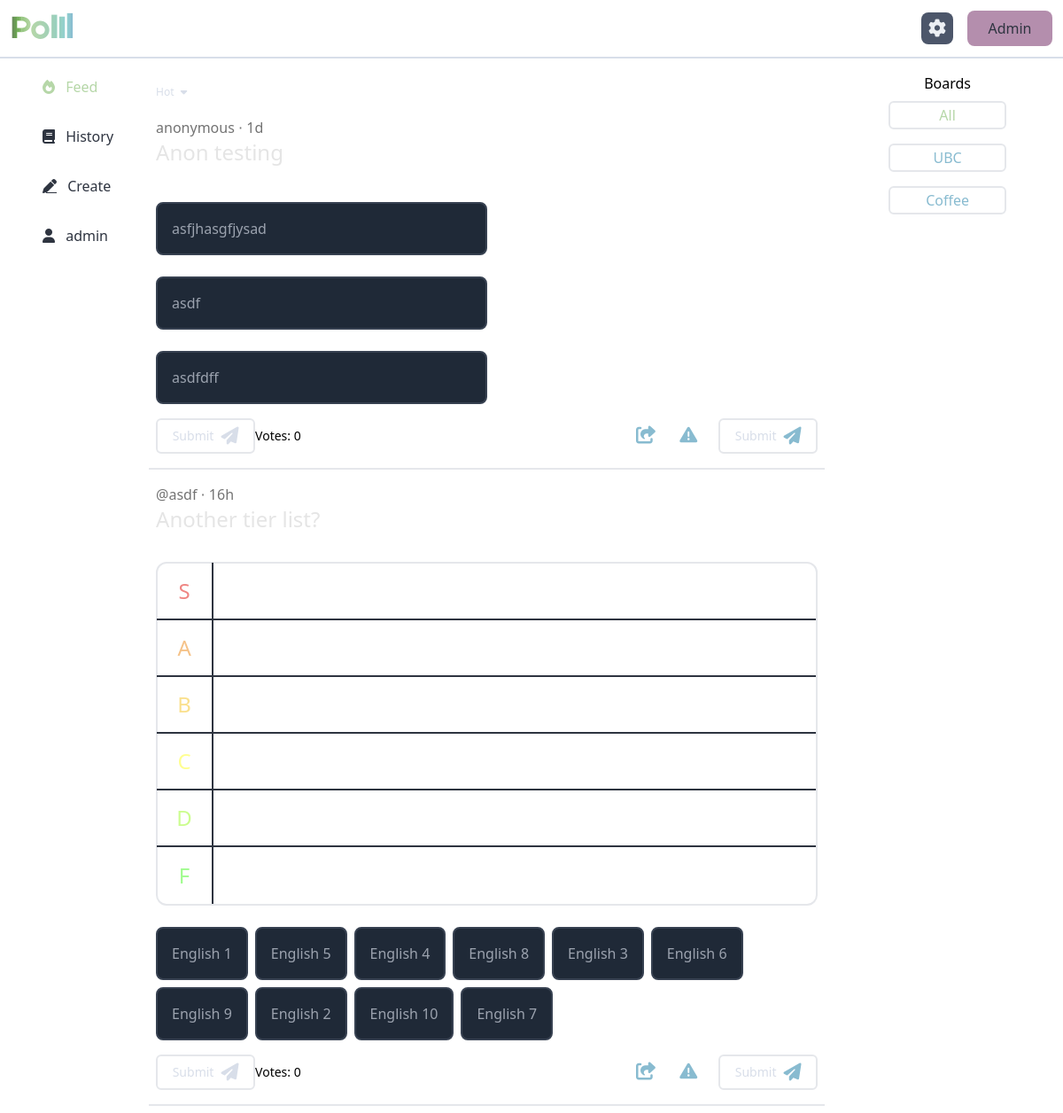
/feed (signed in), run on the app's committed database.
### tables this page shows
CREATE TABLE poll (
	id INTEGER PRIMARY KEY, 
	creator_id INTEGER NOT NULL, 
	question TEXT NOT NULL, 
	poll_type TEXT NOT NULL, 
	date_created DATETIME NOT NULL, 
  is_anonymous BOOLEAN NOT NULL CHECK (is_anonymous IN (0, 1)), 
  is_active BOOLEAN NOT NULL CHECK (is_active IN (0, 1)), 
  FOREIGN KEY (creator_id) REFERENCES user (id)
);

CREATE TABLE poll_answer (
	id INTEGER PRIMARY KEY, 
	poll_id INTEGER NOT NULL, 
	answer TEXT NOT NULL, 
  FOREIGN KEY (poll_id) REFERENCES poll (id)
);

CREATE TABLE user (
	id INTEGER PRIMARY KEY, 
	username TEXT NOT NULL, 
	email TEXT UNIQUE NOT NULL, 
	account_created DATETIME NOT NULL, 
	last_online DATETIME NOT NULL, 
  last_poll_created DATETIME,
  next_poll_allowed DATETIME
);

CREATE TABLE board (
  id INTEGER PRIMARY KEY,
  name TEXT NOT NULL
);

### polll/home.py (the view)
@home.route("/feed")
@requires_auth
def feed():
    board = request.args.get("board") or "All"
    order = request.args.get("order") or "hot"
    db = get_db()
    cur = db.cursor()
    board_query = "SELECT id FROM board WHERE name=?"
    res = cur.execute(board_query, (board,)).fetchone()
    board_id = dict(res)["id"] if res else "1"
    id_query = """
    SELECT poll.id
    FROM poll
    INNER JOIN poll_board ON poll_id=poll.id
    WHERE board_id = ? AND creator_id != ? AND is_active = 1
    EXCEPT SELECT poll_id FROM (
        SELECT DISTINCT poll_id
        FROM response
        WHERE response.user_id = ?
        UNION
        SELECT DISTINCT poll_id
        FROM report
        WHERE report.creator_id = ?
    )
    """
    user_id = session["user"]["id"]
    res = cur.execute(id_query, (board_id, user_id, user_id, user_id))
    ids = [response["id"] for response in res.fetchall()]
    polls = [query_poll_details(id) for id in ids]
    if order == "hot":
        polls = sorted(polls, key=lambda p: popularity(p), reverse=True)
    if order == "top":
        polls = sorted(polls, key=lambda p: p["votes"], reverse=True)
    if order == "new":
        polls = sorted(polls, key=lambda p: p["date_created"], reverse=True)
    query = "SELECT * FROM board"
    boards = [dict(b) for b in cur.execute(query).fetchall()]
    session["admin"] = False
    session["tab"] = "feed"
    session["board"] = board
    session["feed"] = order
    return render_template("home/feed.html", session=session, polls=polls, boards=boards)

### polll/auth.py (called while the page is built)
def requires_auth(f):
    @wraps(f)
    def decorated(*args, **kwargs):
        if not session["user"]:
            return redirect(url_for('home.index'))
        return f(*args, **kwargs)
    return decorated

### polll/db.py (called while the page is built)
def get_db():
    if "db" not in g:
        g.db = sqlite3.connect(
            current_app.config["DATABASE"],
            detect_types=sqlite3.PARSE_DECLTYPES
        )
        g.db.row_factory = sqlite3.Row
    return g.db

### polll/models.py (called while the page is built)
def format_timestamp(string):
    timestamp = datetime.strptime(string, '%Y-%m-%d %H:%M:%S')
    age = datetime.utcnow() - timestamp
    if age.days > 0:
        return f"{age.days}d"
    elif age.seconds // 3600 > 0:
        return f"{age.seconds // 3600}h"
    elif age.seconds // 60 > 0:
        return f"{age.seconds // 60}m"
    else:
        return f"{age.seconds}s"

def result_template(poll):
    template = "poll-graph"
    if poll["poll_type"] == "RANKED_POLL":
        template = "ranked-poll"
    return f"results/{template}.html"

def poll_template(poll):
    template = poll["poll_type"].lower().replace("_", "-")
    return f"polls/{template}.html"

def id_to_url(n):
    hash = ((0x0000FFFF & n) << 16) + ((0xFFFF0000 & n) >> 16)
    code = base64.urlsafe_b64encode(str(hash).encode()).decode()
    return f"{request.scheme}://{request.host}/poll/{code}"

def popularity(poll):
    timestamp = datetime.strptime(poll["date_created"], '%Y-%m-%d %H:%M:%S')
    age = (datetime.utcnow() - timestamp).total_seconds()
    return poll["votes"] / age

### polll/results.py (called while the page is built)
def get_response(poll_id, user):
    if not user:
        return None
    db = get_db()
    cur = db.cursor()
    res = cur.execute(RESPONSE_QUERY, (poll_id, user["id"])).fetchone()
    return res["id"] if res else None

def choose_one(poll_id, user):
    db = get_db()
    cur = db.cursor()
    res = cur.execute(DISCRETE_RESULTS, (poll_id,))
    results = [dict(result) for result in res.fetchall()]
    response = {}
    response_id = get_response(poll_id, user)
    if response_id:
        res = cur.execute(DISCRETE_RESPONSE, (response_id,))
        response = dict(res.fetchone())
    return (results, response)

### polll/templates/home/feed.html (shortened to what this page needs)
{% extends "home/home.html" %}
{% block home_content %}
  <div class="relative select-none">
    <button id="filter-dropdown-btn" class="relative rounded-xl text-nord-4 hover:bg-nord-2 font-light text-xs px-2 py-1" onclick="toggle_filter_dropdown()">
      {{ session.feed.capitalize() }} <i class="px-1 fa fa-caret-down"></i>
    </button>
  </div>
  {% if polls %}
    {% for poll in polls %}
      {% include poll["poll_template"] %}
    {% endfor %}
  {% endif %}
{% endblock %}

### polll/templates/home/home.html (shortened to what this page needs)
{% extends "base.html" %}
{% block body %}
<main id="main">
  <div class="w-screen h-screen flex flex-col dark:text-nord-4 dark:bg-gradient-to-t dark:from-grad-start dark:to-grad-end">
    {% include "navbar.html" %}
    <div class="flex overflow-hidden flex-row grow md:pt-4">
      <div class="hidden p-2 md:flex md:justify-center md:px-8 select-none">
          <div class="flex flex-col overflow-hidden items-start h-full min-w-max">
            {{ macs.buttons() }}
          </div>
      </div>
      <div id="home-content" class="w-full overflow-auto  p-2 no-scrollbar select-none">
        {% block home_content %}{% endblock %}
      </div>
      <div class="hidden md:flex md:justify-center md:items-center md:px-16 select-none">
        {% if session.tab == "feed" %}
        <div class="flex flex-col overflow-hidden items-center h-full min-w-max">
          <p class="mb-2 font-light">Boards</p>
            {% for board in boards %}
              <a class="flex flex-row items-center justify-center rounded-md w-full h-8 border-2 dark:border-nord-3 mb-4 px-10 font-light text-polll-blue {% if session.board == board.name %} text-polll-green {% endif %}"
                href="{{ url_for('home.feed', board = board.name, order = session.feed) }}"
              >
                {{ board.name }}
              </a>
            {% endfor %}
        </div>
        {% endif %}
      </div>
    </div>
  </div>
</main>
{% endblock %}

### polll/templates/polls/choose-one.html (shortened to what this page needs)
{% extends "polls/poll-base.html" %}
{% block poll_content %}
  {% for answer in poll.answers %}
  <div class="space-y-6">
    <label for="{{ answer.id }}"
    class="flex w-1/2 p-4 rounded-lg cursor-default
           border-2 border-gray-700 bg-gray-800 text-gray-400
           hover:text-gray-300 hover:bg-gray-700
           peer-checked:border-polll-green peer-checked:text-gray-300">
      <p class="font-light select-none">{{ answer.answer }}</p>
    </label>
  </div>
  {% endfor %}
{% endblock %}

### polll/templates/polls/poll-base.html
<div class="poll-card border-b-2 overflow-hidden dark:border-nord-3 pt-2 pb-2 select-none">
  <div class="flex flex-col p-2">
    <p class="font-light text-neutral-500">{% if poll.is_anonymous == 1 %}anonymous{% else %}@{{ poll.creator }}{% endif %} ⋅ {{ poll.age }}</p>
    <p class="font-light text-neutral-200 text-2xl">{{ poll.question }}</p>
  </div>
  <form
    class="p-2"
    hx-post="{{ url_for('home.response', poll_id = poll.id) }}"
    hx-target="closest .poll-card"
    hx-trigger="submit"
    hx-swap="outerHTML"
  >
    {% block poll_content %} {% endblock %}
    <div class="flex flex-row text-sm justify-end items-center mt-4 font-light">
      <button
        class="w-28 h-10 rounded-md border-2 dark:border-nord-4 dark:hover:bg-nord-0 py-1 text-nord-0 flex items-center justify-center"
        type="submit"
      >
        <span class="font-medium text-nord-4 mr-1">Submit</span>
        <i class="ml-1 fa fa-paper-plane text-xl text-nord-4"></i>
      </button>
      <p class="grow">Votes:
        {{ poll.votes }}
      </p>
      <button
        class="w-10 rounded-md py-1 select-none text-polll-blue hover:text-polll-green"
        title="Share"
        onclick="copy_link('{{ poll.url }}')"
        type="button"
      >
        <i class="ml-1 fa fa-share-from-square text-xl"></i>
      </button>
      <button
        class="w-10 ml-2 h-10 rounded-md py-1 select-none text-polll-blue hover:text-nord-11"
        title="Report"
        hx-post="{{ url_for('home.report', poll_id = poll.id) }}"
        hx-confirm="Are you sure you want to report this poll?"
        hx-swap="outerHTML"
        type="button"
      >
        <i class="ml-1 fa fa-triangle-exclamation text-xl"></i>
      </button>
      <button
        class="ml-4 w-28 h-10 rounded-md border-2 dark:border-nord-4 dark:hover:bg-nord-0 py-1 text-nord-0 flex items-center justify-center text-polll-blue hover:text-polll-green"
        type="submit"
      >
        <span class="hidden md:flex md:font-medium text-nord-4 md:mr-1">Submit</span>
        <i class="ml-1 fa fa-paper-plane text-xl"></i>
      </button>
    </div>
  </form>
</div>

### polll/templates/polls/tier-list.html (shortened to what this page needs)
{% extends "polls/poll-base.html" %}
{% block poll_content %}
  <div id="tier-list-{{ poll.id }}" class="w-[36rem] mt-4 border-2 dark:border-nord-4 rounded-xl w-full">
    {% for tier in ["S", "A", "B", "C", "D", "F"] %}
      <div class="flex flex-row h-16 hover:cursor-default">
        <button type="button" id="{{ tier }}-label" class="w-16 border-r-2 {% if not tier == 'F' %} border-b-2 {% endif %} border-nord-0 dark:border-nord-4 p-1 mt-[-1px] ml-[-1px] flex items-center justify-center hover:cursor-default"
        >
          <span class="text-2xl
            {% if   tier == 'S' %} text-tier-S
            {% elif tier == 'A' %} text-tier-A
            {% elif tier == 'B' %} text-tier-B
            {% elif tier == 'C' %} text-tier-C
            {% elif tier == 'D' %} text-tier-D
            {% elif tier == 'F' %} text-tier-F
            {% endif %}
            ">
            {{ tier }}
          </span>
        </button>
        <button type="button" id="{{ tier }}-content-{{ poll.id }}" class="grow flex flex-row justify-start {% if not tier == 'F' %} border-b-2 {% endif %} border-nord-0 p-1 dark:border-nord-4 mt-[-1px] ml-[-1px] hover:cursor-default tier-{{ tier }}"
        onclick="handle_tier_select('{{ poll.id }}', '{{ tier }}')">
        </button>
      </div>
    {% endfor %}
  </div>
  <div id="tier-ans-container-{{ poll.id }}" class="flex flex-wrap gap-2 w-fit h-fit mt-6">
    {% for answer in poll.answers %}
    <div id="tier-answer-{{ answer.id }}" class="flex">
      <label for="tier-{{ answer.id }}"
        class="items-center justify-center w-full h-full max-w-32
        rounded-lg cursor-default p-4
        border-2 border-gray-700 bg-gray-800 text-gray-400
        hover:text-gray-300 hover:bg-gray-700
        peer-checked:border-polll-green peer-checked:text-gray-300">
        {{ answer.answer }}
      </label>
    </div>
    {% endfor %}
  </div>
{% endblock %}

### data on the page
poll: is_anonymous "anonymous", age "1d", question "Anon testing", votes "0"
poll_answer: answer "asfjhasgfjysad"
poll_answer: answer "asdf"
poll_answer: answer "asdfdff"
poll: creator "asdf", age "16h", question "Another tier list?", tier "S" "A" "B" "D" "F", votes "0"
poll_answer: answer "English 1"
poll_answer: answer "English 5"
poll_answer: answer "English 4"
poll_answer: answer "English 8"
poll_answer: answer "English 3"
poll_answer: answer "English 6"
poll_answer: answer "English 9"
poll_answer: answer "English 2"
poll_answer: answer "English 10"
poll_answer: answer "English 7"
board: name "All"
board: name "UBC"
board: name "Coffee"

### other printed values
{{ session.user.username }} "admin"
{{ session.feed.capitalize() }} "Hot"
